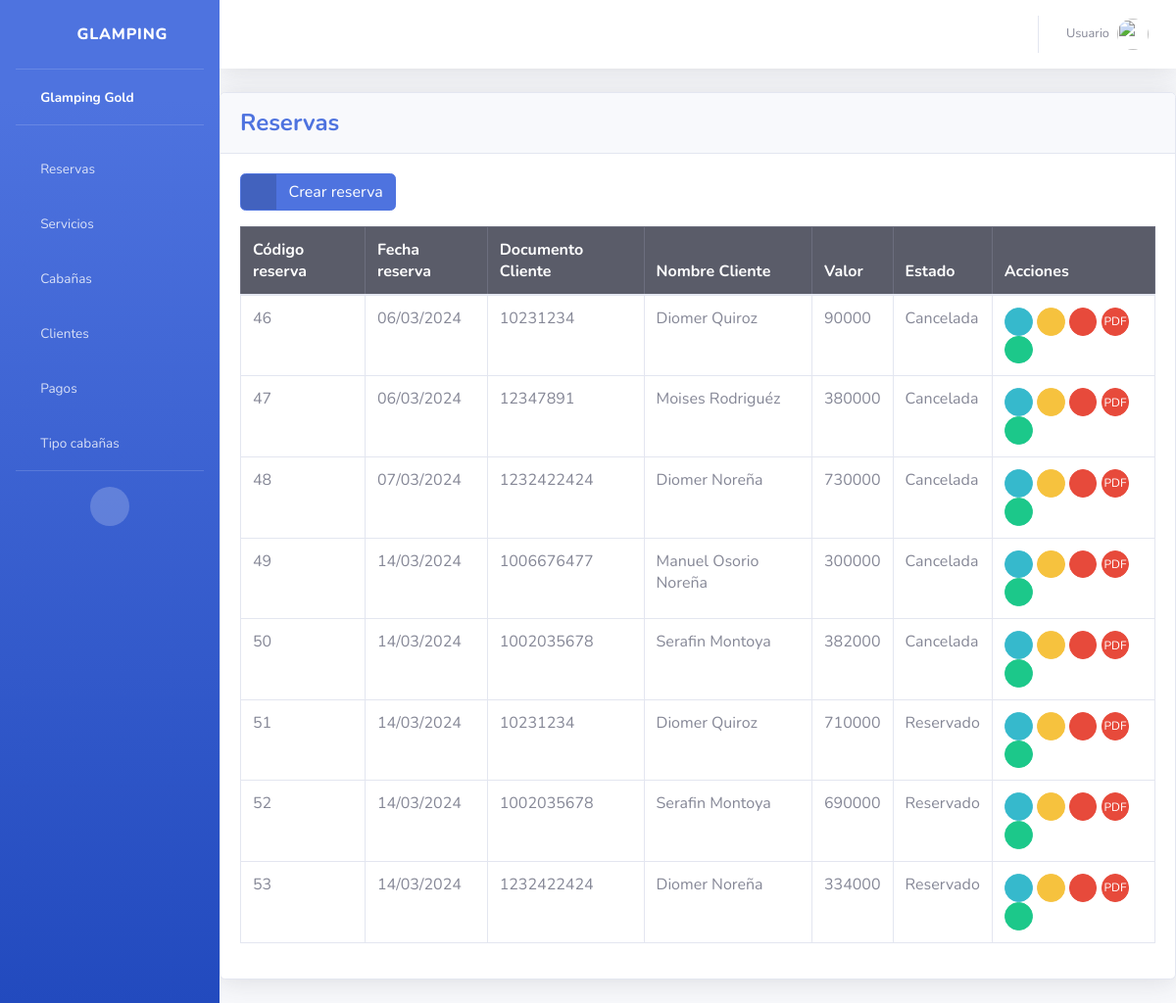
/reservas/ (signed in), run on the app's committed database.
### reservas/models.py (models this page shows, shortened)
class Reserva(models.Model):
    fecha_reserva = models.DateField()
    fecha_inicio = models.DateField()
    fecha_fin = models.DateField()
    precio = models.IntegerField()
    estado = models.CharField(max_length=20, default='Reservado')
    cliente = models.ForeignKey('cliente.Cliente', on_delete= models.DO_NOTHING)

### cliente/models.py (models this page shows)
class Cliente(models.Model):
    nombre = models.CharField(max_length=255)
    documento = models.IntegerField(unique=True)
    email = models.CharField(max_length=50, unique=True)
    telefone = models.IntegerField(unique=True)
    nacionalidad = models.CharField(max_length=255)
    status = models.BooleanField(default=True)
    def __str__(self):
        return self.nombre

### reservas/views.py (the view)
# urls.py: path('reservas/', include('reservas.urls')),
def reservas(request):
    reservas_list = Reserva.objects.all()
    return render(request, 'reservas/index.html', {'reservas_list': reservas_list})

### templates/reservas/index.html (shortened to what this page needs)
{% extends 'base.html' %}
{% block content %}
<div class="card shadow mb-4">
    <div class="card-header py-3">
        <h4 class="m-0 font-weight-bold text-primary">Reservas</h4>
    </div>
    <div class="card-body">
        <div class="table-responsive">
            <a href="{% url 'create_reserva' %}" class="btn btn-primary btn-icon-split mb-3">
                <span class="icon text-white-50">
                    <i class="fas fa-plus"></i>
                </span>
                <span class="text">Crear reserva</span>
            </a>
            <table class="table table-bordered" id="dataTable" width="100%" cellspacing="0">
                <thead class="table-dark">
                    <tr>
                        <th>Código reserva</th>
                        <th>Fecha reserva</th>
                        <th>Documento Cliente</th>
                        <th>Nombre Cliente</th>
                        <th>Valor</th>
                        <th>Estado</th>
                        <th>Acciones</th>
                    </tr>
                </thead>
                <tbody>
                    {% for reserva in reservas_list %}
                    <tr>
                        <td>{{ reserva.id }}</td>
                        <td>{{ reserva.fecha_reserva|date:"d/m/Y" }}</td>
                        <td>{{ reserva.cliente.documento}}</td>
                        <td>{{ reserva.cliente}}</td>
                        <td>{{ reserva.precio }}</td>
                        <td>{{ reserva.estado }}</td>
                        <td>
                            <a href="{% url 'detail_reserva' reserva.id %}" class="btn btn-info btn-circle btn-sm">
                                <i class="fas fa-info-circle"></i></a>
                            <a href="{% url 'edit_reserva' reserva.id %}" class="btn btn-warning btn-circle btn-sm">
                                <i class="fas fa-edit"></i>
                            </a>
                            <a href="{% url 'cancel_reserva' reserva.id %}" class="btn btn-danger btn-circle btn-sm deleteBtn">
                                <i class="fas fa-times"></i>
                            </a>
                            <a href="{% url 'Pdfview' reserva.id %}" class="btn btn-danger btn-circle btn-sm">
                                <span>PDF</span>
                            <a href="{% url 'pago_reserva' reserva.id %}" class="btn btn-success btn-circle btn-sm">
                                <i class="fa fa-credit-card "></i>
                            </a>
                        </td>
                    </tr>
                    {% endfor %}
                </tbody>
            </table>
        </div>
    </div>
</div>
{% endblock %}

### data on the page
Reserva: id "46", fecha_reserva "06/03/2024", cliente.documento "10231234", cliente "Diomer Quiroz", precio "90000", estado "Cancelada"
Reserva: id "47", fecha_reserva "06/03/2024", cliente.documento "12347891", cliente "Moises Rodriguéz", precio "380000", estado "Cancelada"
Reserva: id "48", fecha_reserva "07/03/2024", cliente.documento "1232422424", cliente "Diomer Noreña", precio "730000", estado "Cancelada"
Reserva: id "49", fecha_reserva "14/03/2024", cliente.documento "1006676477", cliente "Manuel Osorio Noreña", precio "300000", estado "Cancelada"
Reserva: id "50", fecha_reserva "14/03/2024", cliente.documento "1002035678", cliente "Serafin Montoya", precio "382000", estado "Cancelada"
Reserva: id "51", fecha_reserva "14/03/2024", cliente.documento "10231234", cliente "Diomer Quiroz", precio "710000", estado "Reservado"
Reserva: id "52", fecha_reserva "14/03/2024", cliente.documento "1002035678", cliente "Serafin Montoya", precio "690000", estado "Reservado"
Reserva: id "53", fecha_reserva "14/03/2024", cliente.documento "1232422424", cliente "Diomer Noreña", precio "334000", estado "Reservado"
